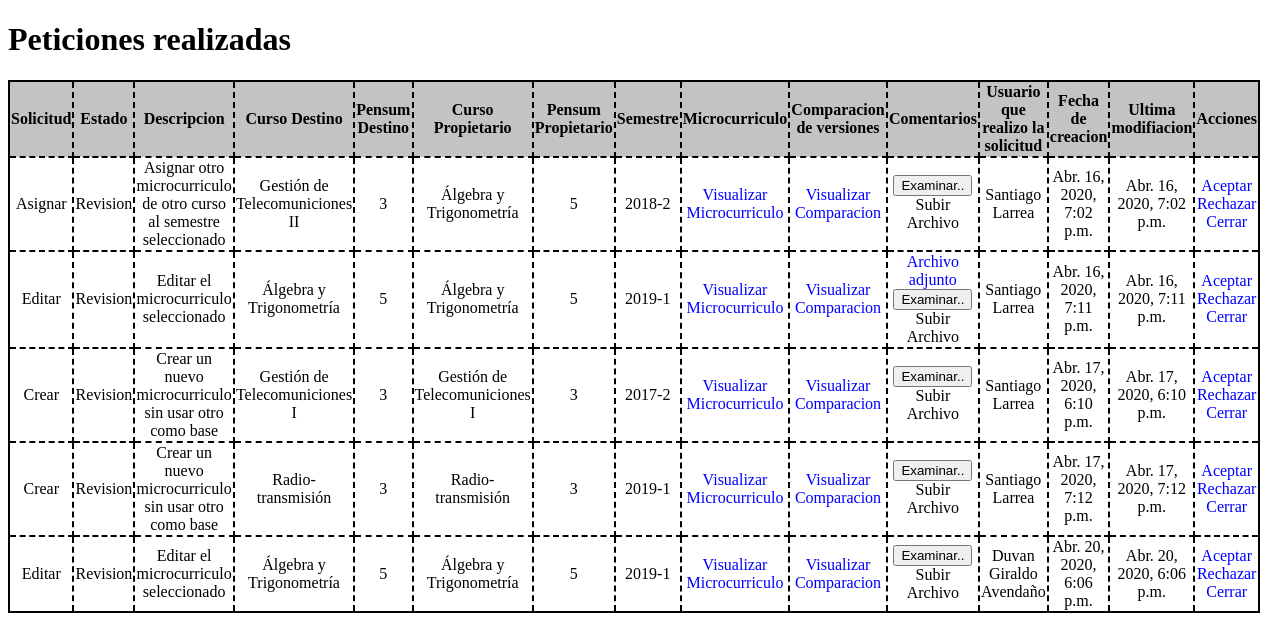
The page /peticiones/ (signed in) on the database as committed earlier.
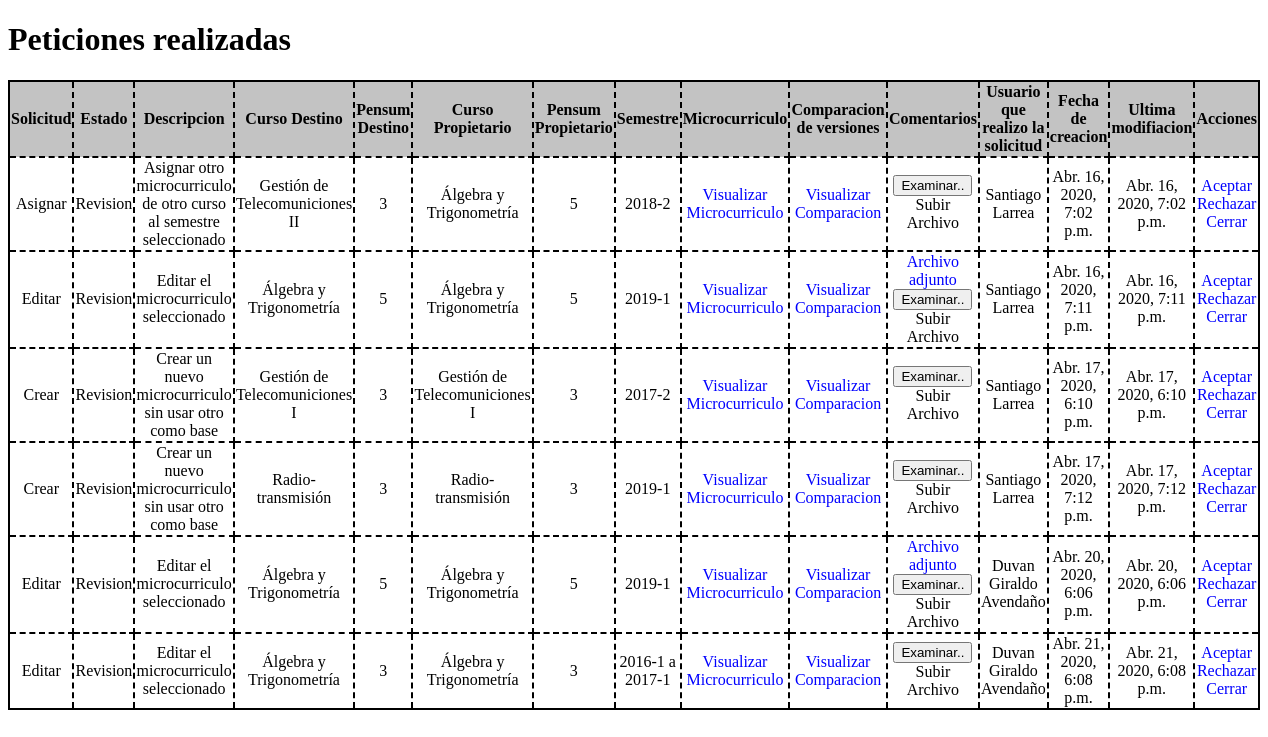
The same page on the database as committed later.
### core/models.py (models this page shows, shortened)
class Solicitud(models.Model):
    id = models.AutoField(primary_key=True)
    soli = models.CharField(max_length=255, verbose_name="Solicitud")
    estado = models.CharField(max_length=255, verbose_name="Estado")
    descripcion = models.TextField(verbose_name="Descripcion")
    curso_destino = models.CharField(max_length=255, verbose_name="Curso Destino")
    pensum_destino = models.CharField(max_length=255, verbose_name="Pensum Destino")
    curso_propietario = models.CharField(max_length=255, verbose_name="Curso Propietario")
    pensum_propietario = models.CharField(max_length=255, verbose_name="Pensum Propietario")
    semestre_asignar = models.CharField(max_length=255, verbose_name="Semestre a asignar")
    vigencias_original = models.CharField(max_length=255, verbose_name="Vigencia Original",null=True)
    microcurriculo = models.ForeignKey(Microcurriculum_2,verbose_name="Microcurriculo",on_delete=models.SET_NULL,null=True)
    archivo = models.FileField(upload_to="files/",verbose_name="Comentarios")
    usuario = models.CharField(max_length=255, verbose_name="Usuario que realizo la peticion")
    coordinador = models.CharField(max_length=255, verbose_name="Coordinador que estudio la peticion")
    original = models.CharField(max_length=255, verbose_name="Microcurriculo Original")
    tipo = models.CharField(max_length=255, verbose_name="Tipo")
    created = models.DateTimeField(auto_now_add=True, verbose_name="Fecha de creacion")
    updated = models.DateTimeField(auto_now=True, verbose_name="Fecha de actualizacion")
    class Meta:
        verbose_name = "Solicitud"
        verbose_name_plural = "Solicitudes"
        ordering = ["id"]

### core/views.py (the view, shortened to what this page needs)
# urls.py: path('peticiones/',views.peticiones,name="peticiones")
def peticiones(request):
    if request.user.is_authenticated:
        if (str(request.user.groups.all()[0])=='Coordinador' or str(request.user.groups.all()[0])=='Editor'):
            peticion=Solicitud.objects.all()
            return render(request, "core/peticiones.html",{'solicitudes':peticion})
        else:
            return redirect('/nucleo')
    return redirect('/login')

### core/templatetags/auth_extras.py (called while the page is built)
@register.filter(name='has_group')
def has_group(user, group_name):
    group = Group.objects.get(name=group_name)
    return True if group in user.groups.all() else False

### core/templates/core/peticiones.html (shortened to what the changed rows need)
<!DOCTYPE html>
<html lang="es">
{% load auth_extras %}
{% load static %}
<head>
</head>
<h1>Peticiones realizadas</h1>
<body>
    <form method="POST" enctype="multipart/form-data">
        <table>
            {% for solicitud in solicitudes %}
            {% if solicitud.tipo == "Abierto"%}
                {% if request.user|has_group:"Coordinador" %}
                    <tr>
                        <td id="soli{{solicitud.microcurriculo.id}}" name="soli{{solicitud.microcurriculo.id}}">{{solicitud.soli}}</td>
                        <td id="estado{{solicitud.microcurriculo.id}}" name="estado{{solicitud.microcurriculo.id}}">{{solicitud.estado}}</td>
                        <td id="descripcion{{solicitud.microcurriculo.id}}" name="descripcion{{solicitud.microcurriculo.id}}">{{solicitud.descripcion}}</td>
                        <td id="curso_d{{solicitud.microcurriculo.id}}" name="curso_d{{solicitud.microcurriculo.id}}">{{solicitud.curso_destino}}</td>
                        <td id="pensum_d{{solicitud.microcurriculo.id}}" name="pensum_d{{solicitud.microcurriculo.id}}">{{solicitud.pensum_destino}}</td>
                        <td id="curso_p{{solicitud.microcurriculo.id}}" name="curso_p{{solicitud.microcurriculo.id}}">{{solicitud.curso_propietario}}</td>
                        <td id="pensum_p{{solicitud.microcurriculo.id}}" name="pensum_p{{solicitud.microcurriculo.id}}">{{solicitud.pensum_propietario}}</td>
                        <td id="semestre{{solicitud.microcurriculo.id}}" name="semestre{{solicitud.microcurriculo.id}}">{{solicitud.semestre_asignar}}</td>
                        <td><a href="javascript:micro({{solicitud.microcurriculo.id}})">Visualizar Microcurriculo</a></td>
                        <td><a href="javascript:comparacion({{solicitud.microcurriculo.id}})">Visualizar Comparacion</a></td>
                        {% if solicitud.estado == "Revision" %}
                            <td>
                                <table>
                                    {% if solicitud.archivo %}
                                        <tr><a href="{{solicitud.archivo.url}}" download>Archivo adjunto</a></tr>
                                    {% endif %}
                                    <tr>
                                        <button type="button" onclick="abrir('file{{solicitud.microcurriculo.id}}')" id="boton{{solicitud.microcurriculo.id}}">Examinar..</button>
                                        <span id="text{{solicitud.microcurriculo.id}}">Subir Archivo</span>
                                    </tr>
                                </table>
                            </td>
                        {% else %}
                            <td><a href="{{solicitud.archivo.url}}" download>Archivo adjunto</a></td>
                        {% endif %}
                        <td id="user{{solicitud.microcurriculo.id}}" name="user{{solicitud.microcurriculo.id}}">{{solicitud.usuario}}</td>
                        <td id="date_new{{solicitud.microcurriculo.id}}" name="date_new{{solicitud.microcurriculo.id}}">{{solicitud.created}}</td>
                        <td id="date{{solicitud.microcurriculo.id}}" name="date{{solicitud.microcurriculo.id}}">{{solicitud.updated}}</td>
                        {% if solicitud.estado == "Revision" %}
                        <td>
                            <a href="javascript:aceptar({{solicitud.microcurriculo.id}})" class="isActivated">Aceptar</a>
                            <a href="javascript:rechazar({{solicitud.microcurriculo.id}})" class="isActivated">Rechazar</a>
                            <a href="javascript:cerrar({{solicitud.microcurriculo.id}})" class="isActivated">Cerrar</a>
                        </td>
                        {% else %}
                        <td>
                            <a href="" class="isDisabled">Aceptar</a>
                            <a href="" class="isDisabled">Rechazar</a>
                            <a href="" class="isDisabled">Cerrar</a>
                        </td>
                        {% endif %}
                    </tr>
                {% endif %}
            {% endif %}
            {% endfor %}
        </table>
    </form>
</body>
</html>

Rows that differ between the two databases and show on the page:
changed Solicitud "Abr. 20, 2020, 6:06 p.m.": now shows "Archivo adjunto"
added Solicitud: soli "Editar", estado "Revision", descripcion "Editar el microcurriculo seleccionado", curso_destino "Álgebra y Trigonometría", pensum_destino "3", curso_propietario "Álgebra y Trigonometría", pensum_propietario "3", semestre_asignar "2016-1 a 2017-1", usuario "Duvan Giraldo Avendaño", created "Abr. 21, 2020, 6:08 p.m.", updated "Abr. 21, 2020, 6:08 p.m."
